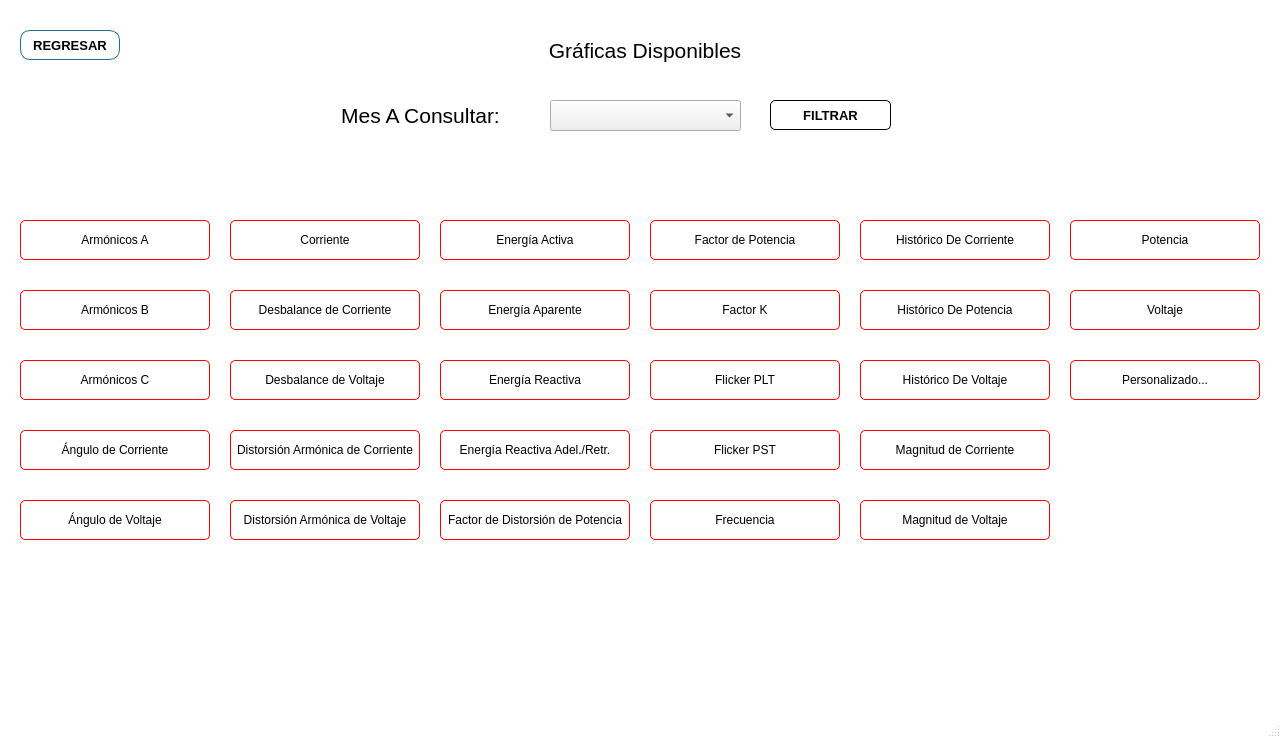
<?xml version="1.0" encoding="UTF-8"?>
<ui version="4.0">
 <class>graphics_menu</class>
 <widget class="QMainWindow" name="graphics_menu">
  <property name="geometry">
   <rect>
    <x>0</x>
    <y>0</y>
    <width>1281</width>
    <height>738</height>
   </rect>
  </property>
  <property name="cursor">
   <cursorShape>ArrowCursor</cursorShape>
  </property>
  <property name="windowTitle">
   <string>EPSOL Soluciones en Sistemas de Potencia y Energía SA de CV</string>
  </property>
  <property name="windowIcon">
   <iconset resource="Logo/Epsol_Logo.qrc">
    <normaloff>:/EPSOL_ICO/LogoEpsol.ico</normaloff>:/EPSOL_ICO/LogoEpsol.ico</iconset>
  </property>
  <property name="styleSheet">
   <string notr="true">QMainWindow{
						background-color: rgb(255,255,255);
						}

QPushButton{
							
							border-style: solid;
							border-width: 1px;
							border-color: rgb(0, 0, 0);
							color: rgb(0, 0, 0);
							border-radius: 5px;
   						    background-color: qlineargradient(spread:pad, x1:0.965909, y1:0, x2:1, y2:1, stop:0 													rgba(252, 252, 252, 255), stop:0.573864 rgba(226, 226, 226, 255));
    					}

QPushButton:hover {
   						background: qradialgradient(cx: 0.3, cy: -0.4, fx: 0.3, fy: -0.4, radius: 1.35, stop: 0 
                       #fff, stop: 1 #bbb  );
   								 }

QPushButton:pressed {
    border-style: inset;
    background: qradialgradient(
        cx: 0.4, cy: -0.1, fx: 0.4, fy: -0.1,
        radius: 1.35, stop: 0 #fff, stop: 1 #ddd
        );
    }

</string>
  </property>
  <property name="windowFilePath">
   <string/>
  </property>
  <widget class="QWidget" name="centralwidget">
   <widget class="QLabel" name="titte_label">
    <property name="geometry">
     <rect>
      <x>350</x>
      <y>20</y>
      <width>590</width>
      <height>60</height>
     </rect>
    </property>
    <property name="font">
     <font>
      <family>Arial</family>
      <pointsize>16</pointsize>
     </font>
    </property>
    <property name="text">
     <string>Gráficas Disponibles</string>
    </property>
    <property name="alignment">
     <set>Qt::AlignCenter</set>
    </property>
   </widget>
   <widget class="QPushButton" name="PF">
    <property name="enabled">
     <bool>false</bool>
    </property>
    <property name="geometry">
     <rect>
      <x>650</x>
      <y>220</y>
      <width>190</width>
      <height>40</height>
     </rect>
    </property>
    <property name="font">
     <font>
      <family>Arial</family>
     </font>
    </property>
    <property name="cursor">
     <cursorShape>PointingHandCursor</cursorShape>
    </property>
    <property name="toolTip">
     <string>Carga los archivos .csv</string>
    </property>
    <property name="styleSheet">
     <string notr="true">border-color: rgb(255, 0, 0);</string>
    </property>
    <property name="text">
     <string>Factor de Potencia</string>
    </property>
   </widget>
   <widget class="QPushButton" name="HRMA">
    <property name="enabled">
     <bool>false</bool>
    </property>
    <property name="geometry">
     <rect>
      <x>20</x>
      <y>220</y>
      <width>190</width>
      <height>40</height>
     </rect>
    </property>
    <property name="font">
     <font>
      <family>Arial</family>
     </font>
    </property>
    <property name="cursor">
     <cursorShape>PointingHandCursor</cursorShape>
    </property>
    <property name="toolTip">
     <string/>
    </property>
    <property name="styleSheet">
     <string notr="true">border-color: rgb(255, 0, 0);</string>
    </property>
    <property name="text">
     <string>Armónicos A</string>
    </property>
   </widget>
   <widget class="QPushButton" name="P">
    <property name="enabled">
     <bool>false</bool>
    </property>
    <property name="geometry">
     <rect>
      <x>1070</x>
      <y>220</y>
      <width>190</width>
      <height>40</height>
     </rect>
    </property>
    <property name="font">
     <font>
      <family>Arial</family>
     </font>
    </property>
    <property name="cursor">
     <cursorShape>PointingHandCursor</cursorShape>
    </property>
    <property name="toolTip">
     <string>Genera reporte en word</string>
    </property>
    <property name="styleSheet">
     <string notr="true">border-color: rgb(255, 0, 0);</string>
    </property>
    <property name="text">
     <string>Potencia</string>
    </property>
   </widget>
   <widget class="QLabel" name="logo_label">
    <property name="geometry">
     <rect>
      <x>60</x>
      <y>590</y>
      <width>161</width>
      <height>91</height>
     </rect>
    </property>
    <property name="styleSheet">
     <string notr="true">border-image: url(:/EPSOL/LogoEpsolCMYK.png);</string>
    </property>
    <property name="text">
     <string/>
    </property>
   </widget>
   <widget class="QPushButton" name="WH">
    <property name="enabled">
     <bool>false</bool>
    </property>
    <property name="geometry">
     <rect>
      <x>440</x>
      <y>220</y>
      <width>190</width>
      <height>40</height>
     </rect>
    </property>
    <property name="font">
     <font>
      <family>Arial</family>
     </font>
    </property>
    <property name="cursor">
     <cursorShape>PointingHandCursor</cursorShape>
    </property>
    <property name="toolTip">
     <string>Genera reporte en word</string>
    </property>
    <property name="styleSheet">
     <string notr="true">border-color: rgb(255, 0, 0);</string>
    </property>
    <property name="text">
     <string>Energía Activa</string>
    </property>
   </widget>
   <widget class="QPushButton" name="V">
    <property name="enabled">
     <bool>false</bool>
    </property>
    <property name="geometry">
     <rect>
      <x>1070</x>
      <y>290</y>
      <width>190</width>
      <height>40</height>
     </rect>
    </property>
    <property name="font">
     <font>
      <family>Arial</family>
     </font>
    </property>
    <property name="cursor">
     <cursorShape>PointingHandCursor</cursorShape>
    </property>
    <property name="toolTip">
     <string>Genera reporte en word</string>
    </property>
    <property name="styleSheet">
     <string notr="true">border-color: rgb(255, 0, 0);
</string>
    </property>
    <property name="text">
     <string>Voltaje</string>
    </property>
   </widget>
   <widget class="QPushButton" name="FR">
    <property name="enabled">
     <bool>false</bool>
    </property>
    <property name="geometry">
     <rect>
      <x>650</x>
      <y>500</y>
      <width>190</width>
      <height>40</height>
     </rect>
    </property>
    <property name="font">
     <font>
      <family>Arial</family>
     </font>
    </property>
    <property name="cursor">
     <cursorShape>PointingHandCursor</cursorShape>
    </property>
    <property name="toolTip">
     <string>Genera reporte en word</string>
    </property>
    <property name="styleSheet">
     <string notr="true">border-color: rgb(255, 0, 0);</string>
    </property>
    <property name="text">
     <string>Frecuencia</string>
    </property>
   </widget>
   <widget class="QPushButton" name="THDI">
    <property name="enabled">
     <bool>false</bool>
    </property>
    <property name="geometry">
     <rect>
      <x>230</x>
      <y>430</y>
      <width>190</width>
      <height>40</height>
     </rect>
    </property>
    <property name="font">
     <font>
      <family>Arial</family>
     </font>
    </property>
    <property name="cursor">
     <cursorShape>PointingHandCursor</cursorShape>
    </property>
    <property name="toolTip">
     <string>Genera reporte en word</string>
    </property>
    <property name="styleSheet">
     <string notr="true">border-color: rgb(255, 0, 0);</string>
    </property>
    <property name="text">
     <string>Distorsión Armónica de Corriente</string>
    </property>
   </widget>
   <widget class="QPushButton" name="KF">
    <property name="enabled">
     <bool>false</bool>
    </property>
    <property name="geometry">
     <rect>
      <x>650</x>
      <y>290</y>
      <width>190</width>
      <height>40</height>
     </rect>
    </property>
    <property name="font">
     <font>
      <family>Arial</family>
     </font>
    </property>
    <property name="cursor">
     <cursorShape>PointingHandCursor</cursorShape>
    </property>
    <property name="toolTip">
     <string>Genera reporte en word</string>
    </property>
    <property name="styleSheet">
     <string notr="true">border-color: rgb(255, 0, 0);</string>
    </property>
    <property name="text">
     <string>Factor K</string>
    </property>
   </widget>
   <widget class="QPushButton" name="DP">
    <property name="enabled">
     <bool>false</bool>
    </property>
    <property name="geometry">
     <rect>
      <x>440</x>
      <y>500</y>
      <width>190</width>
      <height>40</height>
     </rect>
    </property>
    <property name="font">
     <font>
      <family>Arial</family>
     </font>
    </property>
    <property name="cursor">
     <cursorShape>PointingHandCursor</cursorShape>
    </property>
    <property name="toolTip">
     <string>Genera reporte en word</string>
    </property>
    <property name="styleSheet">
     <string notr="true">border-color: rgb(255, 0, 0);</string>
    </property>
    <property name="text">
     <string>Factor de Distorsión de Potencia</string>
    </property>
   </widget>
   <widget class="QPushButton" name="IMBI">
    <property name="enabled">
     <bool>false</bool>
    </property>
    <property name="geometry">
     <rect>
      <x>230</x>
      <y>290</y>
      <width>190</width>
      <height>40</height>
     </rect>
    </property>
    <property name="font">
     <font>
      <family>Arial</family>
     </font>
    </property>
    <property name="cursor">
     <cursorShape>PointingHandCursor</cursorShape>
    </property>
    <property name="toolTip">
     <string>Genera reporte en word</string>
    </property>
    <property name="styleSheet">
     <string notr="true">border-color: rgb(255, 0, 0);</string>
    </property>
    <property name="text">
     <string>Desbalance de Corriente</string>
    </property>
   </widget>
   <widget class="QPushButton" name="PLT">
    <property name="enabled">
     <bool>false</bool>
    </property>
    <property name="geometry">
     <rect>
      <x>650</x>
      <y>360</y>
      <width>190</width>
      <height>40</height>
     </rect>
    </property>
    <property name="font">
     <font>
      <family>Arial</family>
     </font>
    </property>
    <property name="cursor">
     <cursorShape>PointingHandCursor</cursorShape>
    </property>
    <property name="toolTip">
     <string>Genera reporte en word</string>
    </property>
    <property name="styleSheet">
     <string notr="true">border-color: rgb(255, 0, 0);</string>
    </property>
    <property name="text">
     <string>Flicker PLT</string>
    </property>
   </widget>
   <widget class="QPushButton" name="MAGI">
    <property name="enabled">
     <bool>false</bool>
    </property>
    <property name="geometry">
     <rect>
      <x>860</x>
      <y>430</y>
      <width>190</width>
      <height>40</height>
     </rect>
    </property>
    <property name="font">
     <font>
      <family>Arial</family>
     </font>
    </property>
    <property name="cursor">
     <cursorShape>PointingHandCursor</cursorShape>
    </property>
    <property name="toolTip">
     <string>Genera reporte en word</string>
    </property>
    <property name="styleSheet">
     <string notr="true">border-color: rgb(255, 0, 0);</string>
    </property>
    <property name="text">
     <string>Magnitud de Corriente</string>
    </property>
   </widget>
   <widget class="QPushButton" name="ANGI">
    <property name="enabled">
     <bool>false</bool>
    </property>
    <property name="geometry">
     <rect>
      <x>20</x>
      <y>430</y>
      <width>190</width>
      <height>40</height>
     </rect>
    </property>
    <property name="font">
     <font>
      <family>Arial</family>
     </font>
    </property>
    <property name="cursor">
     <cursorShape>PointingHandCursor</cursorShape>
    </property>
    <property name="toolTip">
     <string>Genera reporte en word</string>
    </property>
    <property name="styleSheet">
     <string notr="true">border-color: rgb(255, 0, 0);</string>
    </property>
    <property name="text">
     <string>Ángulo de Corriente</string>
    </property>
   </widget>
   <widget class="QPushButton" name="custom_button">
    <property name="enabled">
     <bool>false</bool>
    </property>
    <property name="geometry">
     <rect>
      <x>1070</x>
      <y>360</y>
      <width>190</width>
      <height>40</height>
     </rect>
    </property>
    <property name="font">
     <font>
      <family>Arial</family>
     </font>
    </property>
    <property name="cursor">
     <cursorShape>PointingHandCursor</cursorShape>
    </property>
    <property name="toolTip">
     <string>Genera reporte en word</string>
    </property>
    <property name="styleSheet">
     <string notr="true">border-color: rgb(255, 0, 0);</string>
    </property>
    <property name="text">
     <string>Personalizado...</string>
    </property>
   </widget>
   <widget class="QPushButton" name="UH">
    <property name="enabled">
     <bool>false</bool>
    </property>
    <property name="geometry">
     <rect>
      <x>440</x>
      <y>290</y>
      <width>190</width>
      <height>40</height>
     </rect>
    </property>
    <property name="font">
     <font>
      <family>Arial</family>
     </font>
    </property>
    <property name="cursor">
     <cursorShape>PointingHandCursor</cursorShape>
    </property>
    <property name="toolTip">
     <string>Genera reporte en word</string>
    </property>
    <property name="styleSheet">
     <string notr="true">border-color: rgb(255, 0, 0);</string>
    </property>
    <property name="text">
     <string>Energía Aparente</string>
    </property>
   </widget>
   <widget class="QPushButton" name="QH">
    <property name="enabled">
     <bool>false</bool>
    </property>
    <property name="geometry">
     <rect>
      <x>440</x>
      <y>360</y>
      <width>190</width>
      <height>40</height>
     </rect>
    </property>
    <property name="font">
     <font>
      <family>Arial</family>
     </font>
    </property>
    <property name="cursor">
     <cursorShape>PointingHandCursor</cursorShape>
    </property>
    <property name="toolTip">
     <string>Genera reporte en word</string>
    </property>
    <property name="styleSheet">
     <string notr="true">border-color: rgb(255, 0, 0);</string>
    </property>
    <property name="text">
     <string>Energía Reactiva</string>
    </property>
   </widget>
   <widget class="QPushButton" name="VARH">
    <property name="enabled">
     <bool>false</bool>
    </property>
    <property name="geometry">
     <rect>
      <x>440</x>
      <y>430</y>
      <width>190</width>
      <height>40</height>
     </rect>
    </property>
    <property name="font">
     <font>
      <family>Arial</family>
     </font>
    </property>
    <property name="cursor">
     <cursorShape>PointingHandCursor</cursorShape>
    </property>
    <property name="toolTip">
     <string>Genera reporte en word</string>
    </property>
    <property name="styleSheet">
     <string notr="true">border-color: rgb(255, 0, 0);</string>
    </property>
    <property name="text">
     <string>Energía Reactiva Adel./Retr.</string>
    </property>
   </widget>
   <widget class="QPushButton" name="HRMC">
    <property name="enabled">
     <bool>false</bool>
    </property>
    <property name="geometry">
     <rect>
      <x>20</x>
      <y>360</y>
      <width>190</width>
      <height>40</height>
     </rect>
    </property>
    <property name="font">
     <font>
      <family>Arial</family>
     </font>
    </property>
    <property name="cursor">
     <cursorShape>PointingHandCursor</cursorShape>
    </property>
    <property name="toolTip">
     <string/>
    </property>
    <property name="styleSheet">
     <string notr="true">border-color: rgb(255, 0, 0);</string>
    </property>
    <property name="text">
     <string>Armónicos C</string>
    </property>
   </widget>
   <widget class="QPushButton" name="PST">
    <property name="enabled">
     <bool>false</bool>
    </property>
    <property name="geometry">
     <rect>
      <x>650</x>
      <y>430</y>
      <width>190</width>
      <height>40</height>
     </rect>
    </property>
    <property name="font">
     <font>
      <family>Arial</family>
     </font>
    </property>
    <property name="cursor">
     <cursorShape>PointingHandCursor</cursorShape>
    </property>
    <property name="toolTip">
     <string>Genera reporte en word</string>
    </property>
    <property name="styleSheet">
     <string notr="true">border-color: rgb(255, 0, 0);
</string>
    </property>
    <property name="text">
     <string>Flicker PST</string>
    </property>
   </widget>
   <widget class="QPushButton" name="HRMB">
    <property name="enabled">
     <bool>false</bool>
    </property>
    <property name="geometry">
     <rect>
      <x>20</x>
      <y>290</y>
      <width>190</width>
      <height>40</height>
     </rect>
    </property>
    <property name="font">
     <font>
      <family>Arial</family>
     </font>
    </property>
    <property name="cursor">
     <cursorShape>PointingHandCursor</cursorShape>
    </property>
    <property name="toolTip">
     <string/>
    </property>
    <property name="styleSheet">
     <string notr="true">border-color: rgb(255, 0, 0);</string>
    </property>
    <property name="text">
     <string>Armónicos B</string>
    </property>
   </widget>
   <widget class="QPushButton" name="backButton">
    <property name="geometry">
     <rect>
      <x>20</x>
      <y>30</y>
      <width>100</width>
      <height>30</height>
     </rect>
    </property>
    <property name="font">
     <font>
      <family>Arial</family>
      <pointsize>10</pointsize>
      <weight>75</weight>
      <bold>true</bold>
     </font>
    </property>
    <property name="styleSheet">
     <string notr="true">border-radius:10px;
border-color: rgb(32, 112, 137);</string>
    </property>
    <property name="text">
     <string>REGRESAR</string>
    </property>
    <property name="iconSize">
     <size>
      <width>16</width>
      <height>16</height>
     </size>
    </property>
   </widget>
   <widget class="QPushButton" name="I">
    <property name="enabled">
     <bool>false</bool>
    </property>
    <property name="geometry">
     <rect>
      <x>230</x>
      <y>220</y>
      <width>190</width>
      <height>40</height>
     </rect>
    </property>
    <property name="font">
     <font>
      <family>Arial</family>
     </font>
    </property>
    <property name="cursor">
     <cursorShape>PointingHandCursor</cursorShape>
    </property>
    <property name="toolTip">
     <string>Genera reporte en word</string>
    </property>
    <property name="styleSheet">
     <string notr="true">border-color: rgb(255, 0, 0);</string>
    </property>
    <property name="text">
     <string>Corriente</string>
    </property>
   </widget>
   <widget class="QPushButton" name="THDV">
    <property name="enabled">
     <bool>false</bool>
    </property>
    <property name="geometry">
     <rect>
      <x>230</x>
      <y>500</y>
      <width>190</width>
      <height>40</height>
     </rect>
    </property>
    <property name="font">
     <font>
      <family>Arial</family>
     </font>
    </property>
    <property name="cursor">
     <cursorShape>PointingHandCursor</cursorShape>
    </property>
    <property name="toolTip">
     <string>Genera reporte en word</string>
    </property>
    <property name="styleSheet">
     <string notr="true">border-color: rgb(255, 0, 0);</string>
    </property>
    <property name="text">
     <string>Distorsión Armónica de Voltaje</string>
    </property>
   </widget>
   <widget class="QPushButton" name="IMBV">
    <property name="enabled">
     <bool>false</bool>
    </property>
    <property name="geometry">
     <rect>
      <x>230</x>
      <y>360</y>
      <width>190</width>
      <height>40</height>
     </rect>
    </property>
    <property name="font">
     <font>
      <family>Arial</family>
     </font>
    </property>
    <property name="cursor">
     <cursorShape>PointingHandCursor</cursorShape>
    </property>
    <property name="toolTip">
     <string>Genera reporte en word</string>
    </property>
    <property name="styleSheet">
     <string notr="true">border-color: rgb(255, 0, 0);</string>
    </property>
    <property name="text">
     <string>Desbalance de Voltaje</string>
    </property>
   </widget>
   <widget class="QPushButton" name="MAGV">
    <property name="enabled">
     <bool>false</bool>
    </property>
    <property name="geometry">
     <rect>
      <x>860</x>
      <y>500</y>
      <width>190</width>
      <height>40</height>
     </rect>
    </property>
    <property name="font">
     <font>
      <family>Arial</family>
     </font>
    </property>
    <property name="cursor">
     <cursorShape>PointingHandCursor</cursorShape>
    </property>
    <property name="toolTip">
     <string>Genera reporte en word</string>
    </property>
    <property name="styleSheet">
     <string notr="true">border-color: rgb(255, 0, 0);</string>
    </property>
    <property name="text">
     <string>Magnitud de Voltaje</string>
    </property>
   </widget>
   <widget class="QPushButton" name="ANGV">
    <property name="enabled">
     <bool>false</bool>
    </property>
    <property name="geometry">
     <rect>
      <x>20</x>
      <y>500</y>
      <width>190</width>
      <height>40</height>
     </rect>
    </property>
    <property name="font">
     <font>
      <family>Arial</family>
     </font>
    </property>
    <property name="cursor">
     <cursorShape>PointingHandCursor</cursorShape>
    </property>
    <property name="toolTip">
     <string>Genera reporte en word</string>
    </property>
    <property name="styleSheet">
     <string notr="true">border-color: rgb(255, 0, 0);</string>
    </property>
    <property name="text">
     <string>Ángulo de Voltaje</string>
    </property>
   </widget>
   <widget class="QPushButton" name="HI">
    <property name="enabled">
     <bool>false</bool>
    </property>
    <property name="geometry">
     <rect>
      <x>860</x>
      <y>220</y>
      <width>190</width>
      <height>40</height>
     </rect>
    </property>
    <property name="font">
     <font>
      <family>Arial</family>
     </font>
    </property>
    <property name="cursor">
     <cursorShape>PointingHandCursor</cursorShape>
    </property>
    <property name="toolTip">
     <string>Genera reporte en word</string>
    </property>
    <property name="styleSheet">
     <string notr="true">border-color: rgb(255, 0, 0);</string>
    </property>
    <property name="text">
     <string>Histórico De Corriente</string>
    </property>
   </widget>
   <widget class="QPushButton" name="HW">
    <property name="enabled">
     <bool>false</bool>
    </property>
    <property name="geometry">
     <rect>
      <x>860</x>
      <y>290</y>
      <width>190</width>
      <height>40</height>
     </rect>
    </property>
    <property name="font">
     <font>
      <family>Arial</family>
     </font>
    </property>
    <property name="cursor">
     <cursorShape>PointingHandCursor</cursorShape>
    </property>
    <property name="toolTip">
     <string>Genera reporte en word</string>
    </property>
    <property name="styleSheet">
     <string notr="true">border-color: rgb(255, 0, 0);</string>
    </property>
    <property name="text">
     <string>Histórico De Potencia</string>
    </property>
   </widget>
   <widget class="QPushButton" name="HV">
    <property name="enabled">
     <bool>false</bool>
    </property>
    <property name="geometry">
     <rect>
      <x>860</x>
      <y>360</y>
      <width>190</width>
      <height>40</height>
     </rect>
    </property>
    <property name="font">
     <font>
      <family>Arial</family>
     </font>
    </property>
    <property name="cursor">
     <cursorShape>PointingHandCursor</cursorShape>
    </property>
    <property name="toolTip">
     <string>Genera reporte en word</string>
    </property>
    <property name="styleSheet">
     <string notr="true">border-color: rgb(255, 0, 0);</string>
    </property>
    <property name="text">
     <string>Histórico De Voltaje</string>
    </property>
   </widget>
   <widget class="QComboBox" name="months_list">
    <property name="geometry">
     <rect>
      <x>550</x>
      <y>100</y>
      <width>191</width>
      <height>31</height>
     </rect>
    </property>
   </widget>
   <widget class="QLabel" name="filter_label">
    <property name="geometry">
     <rect>
      <x>310</x>
      <y>100</y>
      <width>221</width>
      <height>31</height>
     </rect>
    </property>
    <property name="font">
     <font>
      <family>Arial</family>
      <pointsize>16</pointsize>
     </font>
    </property>
    <property name="text">
     <string>Mes A Consultar:</string>
    </property>
    <property name="alignment">
     <set>Qt::AlignCenter</set>
    </property>
   </widget>
   <widget class="QPushButton" name="filterButton">
    <property name="geometry">
     <rect>
      <x>770</x>
      <y>100</y>
      <width>121</width>
      <height>30</height>
     </rect>
    </property>
    <property name="font">
     <font>
      <family>Arial</family>
      <pointsize>10</pointsize>
      <weight>75</weight>
      <bold>true</bold>
     </font>
    </property>
    <property name="styleSheet">
     <string notr="true">border-color: rgb(0, 0, 0);</string>
    </property>
    <property name="text">
     <string>FILTRAR</string>
    </property>
    <property name="iconSize">
     <size>
      <width>16</width>
      <height>16</height>
     </size>
    </property>
   </widget>
  </widget>
  <widget class="QStatusBar" name="statusbar"/>
  <action name="actionAbout">
   <property name="text">
    <string>About</string>
   </property>
  </action>
 </widget>
 <tabstops>
  <tabstop>P</tabstop>
  <tabstop>WH</tabstop>
  <tabstop>V</tabstop>
  <tabstop>HRMA</tabstop>
  <tabstop>FR</tabstop>
  <tabstop>THDI</tabstop>
  <tabstop>KF</tabstop>
  <tabstop>DP</tabstop>
  <tabstop>IMBI</tabstop>
  <tabstop>PLT</tabstop>
  <tabstop>MAGI</tabstop>
  <tabstop>PF</tabstop>
  <tabstop>ANGI</tabstop>
  <tabstop>custom_button</tabstop>
  <tabstop>UH</tabstop>
  <tabstop>QH</tabstop>
  <tabstop>VARH</tabstop>
  <tabstop>HRMC</tabstop>
  <tabstop>PST</tabstop>
  <tabstop>HRMB</tabstop>
  <tabstop>backButton</tabstop>
 </tabstops>
 <resources>
  <include location="Logo/Epsol_Logo.qrc"/>
 </resources>
 <connections/>
</ui>
